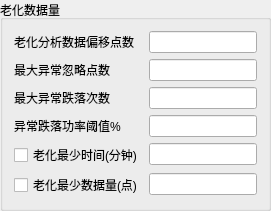
           <widget class="QGroupBox" name="groupBox_18">
            <property name="title">
             <string>老化数据量</string>
            </property>
            <layout class="QFormLayout" name="formLayout_11">
             <item row="4" column="0">
              <widget class="QCheckBox" name="bym550_aging_time_ckx">
               <property name="text">
                <string>老化最少时间(分钟)</string>
               </property>
              </widget>
             </item>
             <item row="4" column="1">
              <widget class="QLineEdit" name="bym550_aging_time_edt"/>
             </item>
             <item row="5" column="0">
              <widget class="QCheckBox" name="bym550_aging_num_ckx">
               <property name="text">
                <string>老化最少数据量(点)</string>
               </property>
              </widget>
             </item>
             <item row="5" column="1">
              <widget class="QLineEdit" name="bym550_aging_num_edt"/>
             </item>
             <item row="0" column="0">
              <widget class="QLabel" name="bym550_aging_offset_lb">
               <property name="text">
                <string>老化分析数据偏移点数</string>
               </property>
              </widget>
             </item>
             <item row="0" column="1">
              <widget class="QLineEdit" name="bym550_aging_offset_edt"/>
             </item>
             <item row="1" column="0">
              <widget class="QLabel" name="label_6">
               <property name="text">
                <string>最大异常忽略点数</string>
               </property>
              </widget>
             </item>
             <item row="2" column="0">
              <widget class="QLabel" name="label_7">
               <property name="text">
                <string>最大异常跌落次数</string>
               </property>
              </widget>
             </item>
             <item row="3" column="0">
              <widget class="QLabel" name="label_8">
               <property name="text">
                <string>异常跌落功率阈值%</string>
               </property>
              </widget>
             </item>
             <item row="1" column="1">
              <widget class="QLineEdit" name="bym550_ignore_max_edt"/>
             </item>
             <item row="2" column="1">
              <widget class="QLineEdit" name="bym550_drop_max_edt"/>
             </item>
             <item row="3" column="1">
              <widget class="QLineEdit" name="bym550_drop_value_edt"/>
             </item>
            </layout>
           </widget>
